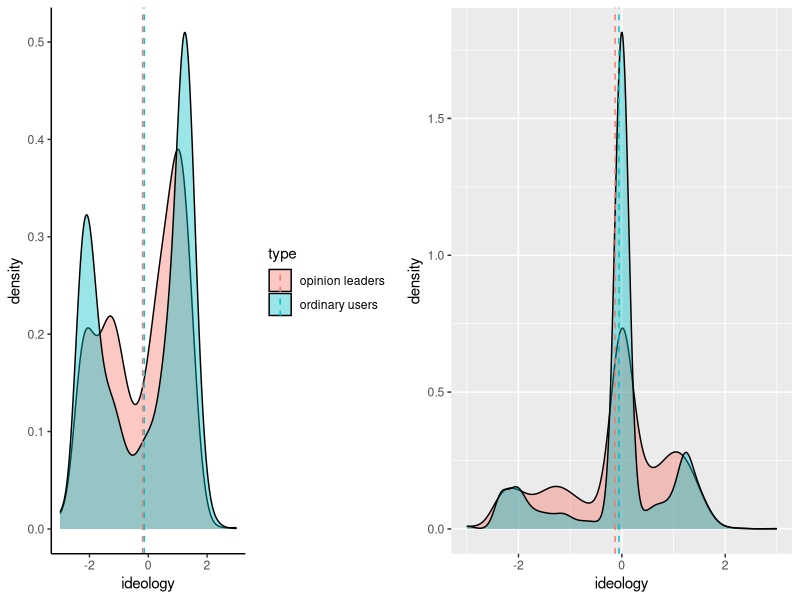

Recreate this plot in R.
#ideologicial distribution elites vs non-elites
#weighted vs non-weighted
library(gridExtra)
library(ggplot2)
library(plyr)

setwd("C:/Users/Subhayan/Documents/Work/twitter-landscape//")

#without NAs

#elites
elite_df = read.csv("data/weak_elite_ideologies.csv", as.is = T)
elite_df = elite_df[!is.na(elite_df$ideology),]

#those with -Inf and +Inf ideologies are assigned very low and very high values instead.
#+/-3 is chosen because all other elites have absolute ideologies less than 3.
elite_df[elite_df$ideology == -Inf,]$ideology = -3
elite_df[elite_df$ideology == Inf,]$ideology = 3

names(elite_df)[2] = "ideology"
elites = elite_df$username
d_e = density(elite_df$ideology)

#ordinary users
ordinary_ideologies = read.csv("data/ordinary_ideologies.csv", as.is = T)
ordinary_ideologies = ordinary_ideologies[!is.na(ordinary_ideologies$ideology),]

#those with -Inf and +Inf ideologies are assigned very low and very high values instead.
#+/-3 is chosen because all other elites have absolute ideologies less than 3.
ordinary_ideologies[ordinary_ideologies$ideology == -Inf,]$ideology = -3
ordinary_ideologies[ordinary_ideologies$ideology == Inf,]$ideology = 3

d_p = density(ordinary_ideologies$ideology)

elite_df$type = "opinion leaders"
ordinary_ideologies$type = "ordinary users"
names(ordinary_ideologies)[1] = "username"
master_ideology = rbind(elite_df, ordinary_ideologies)

mu <- ddply(master_ideology, "type", summarise, grp.mean=mean(ideology, na.rm = T))

p1_withoutNA = ggplot(master_ideology, aes(x=ideology, fill=type)) +
  geom_density(alpha=0.4) +
  geom_vline(data=mu, aes(xintercept=grp.mean, color=type),
             linetype="dashed") +
  theme(legend.position = "none") +
  theme_classic()

#recode NAs as 0

#repeat
#elites
elite_df = read.csv("data/weak_elite_ideologies.csv", as.is = T)

elite_df[is.na(elite_df$ideology),]$ideology = 0
elite_df[elite_df$ideology == -Inf,]$ideology = -3
elite_df[elite_df$ideology == Inf,]$ideology = 3

names(elite_df)[2] = "ideology"
elites = elite_df$username
d_e = density(elite_df$ideology)

#ordinary users
ordinary_ideologies = read.csv("data/ordinary_ideologies.csv", as.is = T)
#ordinary_ideologies = ordinary_ideologies[!is.na(ordinary_ideologies$ideology),]

ordinary_ideologies[is.na(ordinary_ideologies$ideology),]$ideology = 0
ordinary_ideologies[ordinary_ideologies$ideology == -Inf,]$ideology = -3
ordinary_ideologies[ordinary_ideologies$ideology == Inf,]$ideology = 3

d_p = density(ordinary_ideologies$ideology)

elite_df$type = "opinion leader"
ordinary_ideologies$type = "ordinary user"
names(ordinary_ideologies)[1] = "username"
master_ideology = rbind(elite_df, ordinary_ideologies)

mu <- ddply(master_ideology, "type", summarise, grp.mean=mean(ideology, na.rm = T))

p2_withNA = ggplot(master_ideology, aes(x=ideology, fill=type)) +
  geom_density(alpha=0.4) +
  geom_vline(data=mu, aes(xintercept=grp.mean, color=type),
             linetype="dashed") +
  theme(legend.position = "none")


#figure 3: elites vs plebs, with vs without neutrals
grid.arrange(p1_withoutNA, p2_withNA, nrow = 1)
